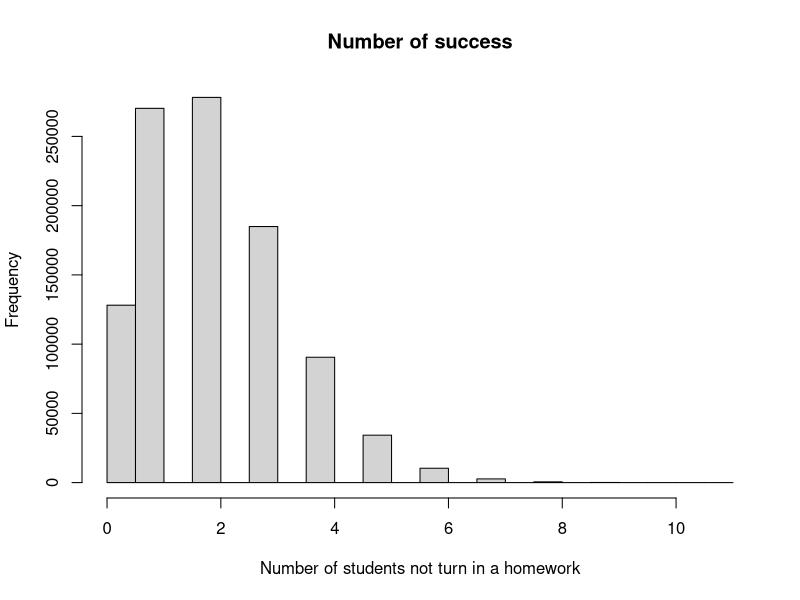
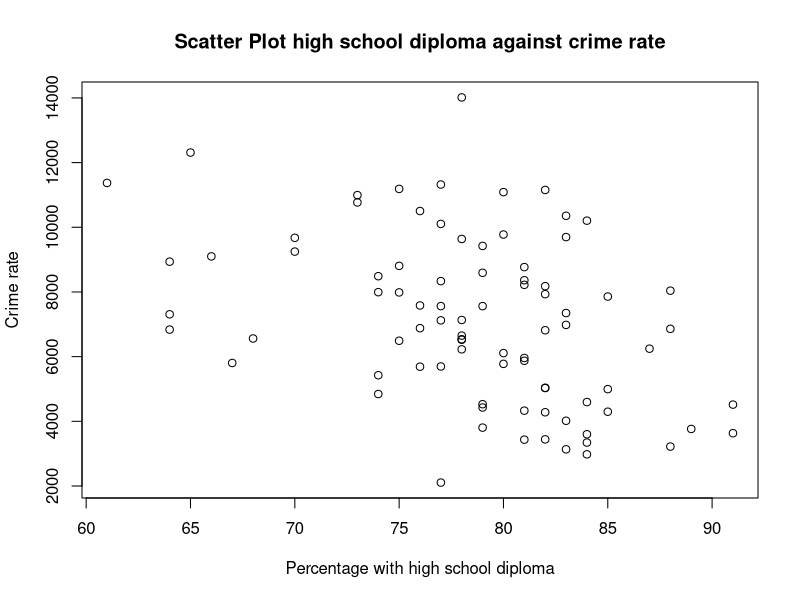
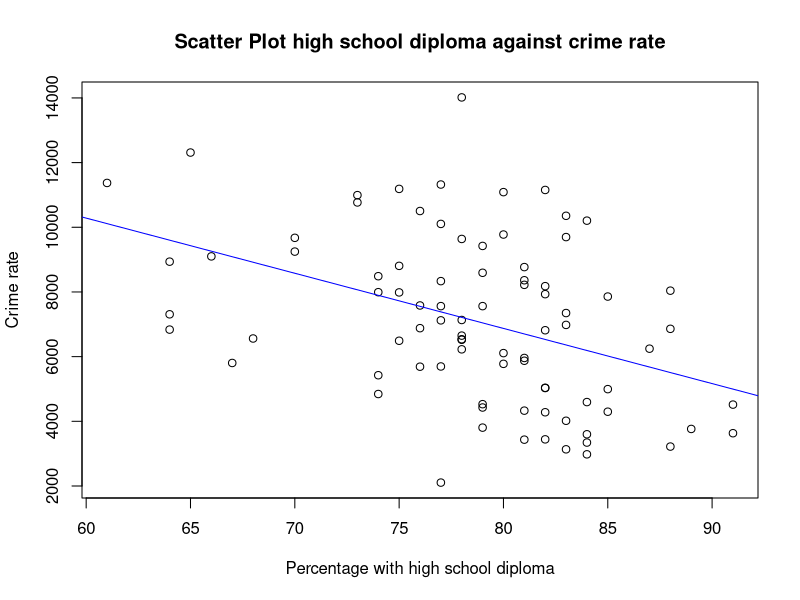
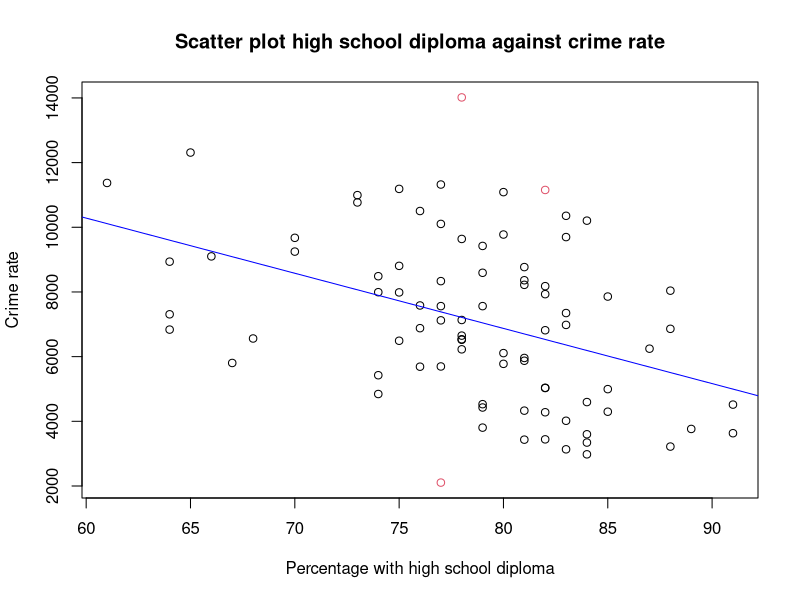
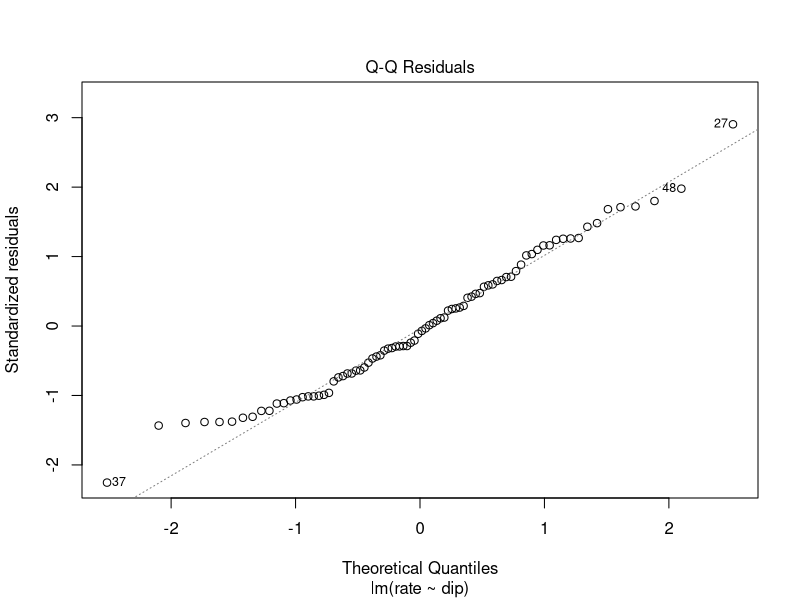
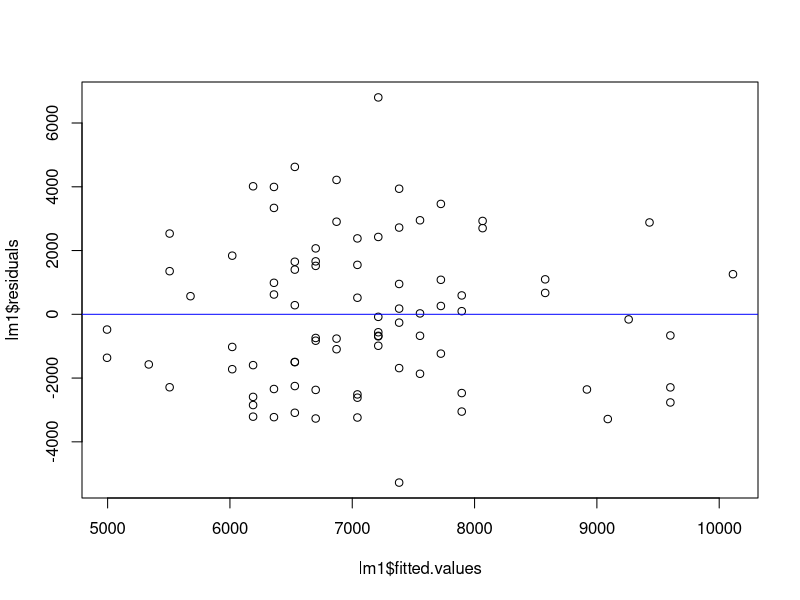
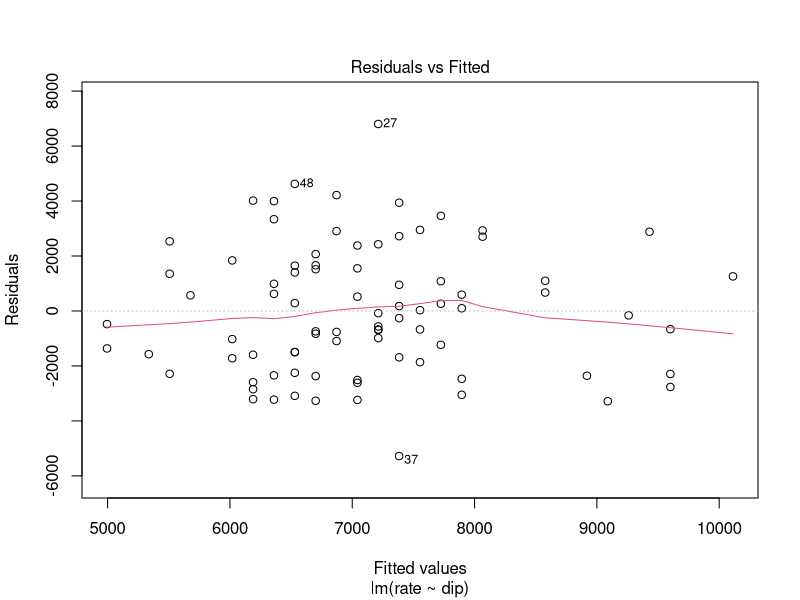

Source code (R) for these figures, in order:
## ---- chunk 1
knitr::opts_chunk$set(echo = FALSE)
## ---- chunk 2
#Q1 (a)
OutputVector.Sd = function(InputVector){
  InputVector.mean = mean(InputVector)
  InputVector.sd = sd(InputVector)

  Y = (InputVector-InputVector.mean)/InputVector.sd
  return(sd(Y))
}

X = 1:100
OutputVector.Sd(X)

## ---- chunk 3
#Q1 (b)
OutputVector.Sd = function(InputVector){
  InputVector.mean = mean(X)
  InputVector.sd = sd(X)
  LowerBound = InputVector.mean - 2 * InputVector.sd
  UpperBound = InputVector.mean + 2 * InputVector.sd
  ResultVector=c(LowerBound,UpperBound)
  return(ResultVector) 
}

X = 1:100
OutputVector.Sd(X)

## ---- chunk 4
#Q1 (c)
OutputVector.Sd = function(InputVector){
  InputVector.mean = mean(InputVector)
  InputVector.sd = sd(InputVector)
  InputVector.UpperOutlierBound = InputVector.mean + 3 * InputVector.sd
  InputVector.LowerOutlierBound = InputVector.mean - 3 * InputVector.sd 
  InputVector.length = length(InputVector);

  int_count = 1;
  while (int_count != InputVector.length) {
    if (InputVector[int_count] > InputVector.UpperOutlierBound | InputVector[int_count] < InputVector.LowerOutlierBound) {
      InputVector = InputVector[-int_count];
    }
    if (InputVector[int_count] > InputVector.UpperOutlierBound) {
      InputVector = InputVector[-int_count];
    }
    int_count = int_count + 1;
  }
  return(InputVector)
}

X = c(1:100,200,300)
X
OutputVector.Sd(X)

## ---- chunk 5
#Q2 (a)
many.rolls = sample(c("H","T"), 20, replace = TRUE)
sum(many.rolls == "H")
prob.H = sum(many.rolls == "H") / length(many.rolls)
prob.H

## ---- chunk 6
#Q2 (b)
all.n = c(10, 100, 1000, 10000, 100000)

many.rolls = sapply(all.n,function(n){
  many.rolls = sample(c("H","T"), 20, replace = TRUE)
  length(many.rolls)
  sum(many.rolls == "H")
  prob.H = sum(many.rolls == "H") / length(many.rolls)
})

many.rolls

## ---- chunk 7
#Q2 (c)
simluation.error = abs(many.rolls - 0.5)
simluation.error

## ---- chunk 8
#Q3 (a)
values = as.character(1:7)
single.draw = sample(values, 7, replace = FALSE)
single.draw

## ---- chunk 9
#Q3 (b)
many.draws = sapply(1:100000,function(i){
  single.draw = sample(values, 7, replace = FALSE)
})
sum(many.draws[1,] == "1")

## ---- chunk 10
#Q3 (c)
sum(many.draws[1,] == "3" & many.draws[7,] == "7")

## ---- chunk 11
#Q3 (d)
all.orders = sapply(1:100000,function(i){
  paste(many.draws[,i],collapse = "") #For the ith column, collapse the vector into one character
})
length(unique(all.orders))

## ---- chunk 12
#Q4 (a)
single.run = sample(c("success","fail"), 40, replace = TRUE, prob = c(0.05, 0.95))
sum(single.run == "success")

## ---- chunk 13
#Q4 (b)
many.run = sapply(1:1000000,function(i){
  single.run = sample(c("success","fail"), 40, replace = TRUE, prob = c(0.05, 0.95))
  sum(single.run == "success")
})
hist(many.run, main = "Number of success", xlab = "Number of students not turn in a homework")

## ---- chunk 14
#Q4 (c)
the.mean = round( mean(many.run), digits = 4 )
the.mean
the.sd = round( sd(many.run), digits = 4 )
the.sd

## ---- chunk 15
#Q4 (d)
prob.d = round( mean(many.run == 0), digits = 4 )
prob.d

## ---- chunk 16
#Q4 (e)
prob.e = round( sum(many.run > 1) / length(many.run), digits = 4 )
prob.e

## ---- chunk 17
#Q4 (f)
round( median(many.run), digits = 2)

## ---- chunk 18
#Q5 (a)
data1 = read.csv("crime.csv") # ?read.csv
head(data1)
plot(data1$dip, data1$rate, xlab = "Percentage with high school diploma", ylab = "Crime rate",
     main = "Scatter Plot high school diploma against crime rate")

## ---- chunk 19
#Q5 (b)
r = cor(data1$dip, data1$rate) # correlation
sdx = sd(data1$dip) # standard deviation
sdy = sd(data1$rate)

betahat1 = r*sdy/sdx
betahat0 = mean(data1$rate) - betahat1*mean(data1$rate)

lm1 = lm(rate~dip, data = data1)
summary(lm1)

plot(data1$dip, data1$rate, xlab = "Percentage with high school diploma", ylab = "Crime rate",
     main = "Scatter Plot high school diploma against crime rate")
abline(lm1, col = "blue")
## ---- chunk 20
#Q5 (d)
colvec = 1:84 %in% c(27,37,48)
plot(data1$dip, data1$rate, xlab = "Percentage with high school diploma", ylab = "Crime rate",
     main = "Scatter plot high school diploma against crime rate", col = colvec+1)
abline(lm1, col = "blue")
#data1[c(27,37,48),]

## ---- chunk 21
#Q5 (e)
plot(lm1, which=2) # Another way

## ---- chunk 22
#Q5 (f)
plot(lm1$fitted.values, lm1$residuals)
abline(h = 0, col = "blue")
plot(lm1, which=1) # Another way

## ---- chunk 23
#Q5 (g)
confint(lm1, 'dip', level=0.95)

